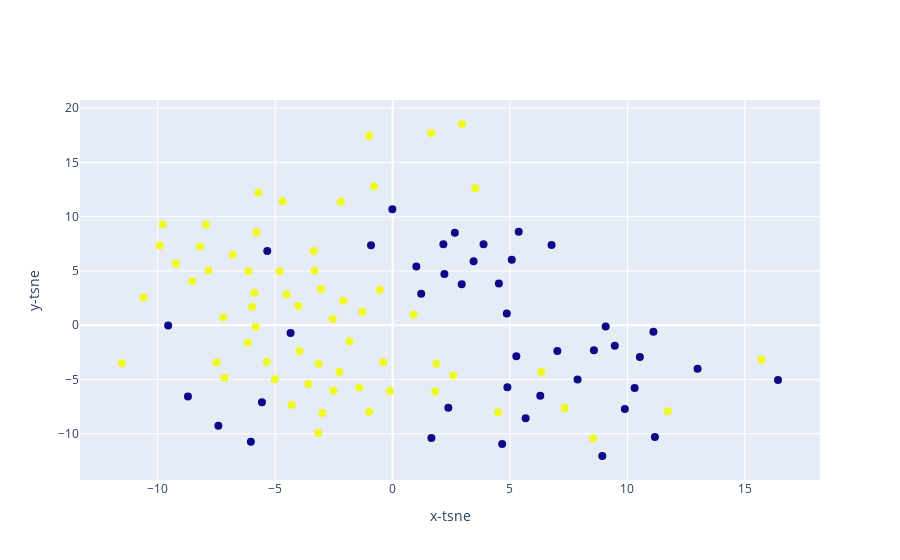

The notebook cell saved with this chart:
### Code cell
from sklearn.manifold import TSNE

tsne = TSNE(n_components=2, verbose=1, perplexity=40, n_iter=300)
tsne_results = tsne.fit_transform(X)

fig = {
    "data": [
        {
            "x": tsne_results[:, 0],
            "y": tsne_results[:, 1],
            "mode": "markers",
            "marker": {"size": 8, "color": y}
        }
    ],
    "layout": {
        "xaxis": {"title": "x-tsne"},
        "yaxis": {"title": "y-tsne"}
    }
}

py.iplot(fig, filename="test-graph2")
